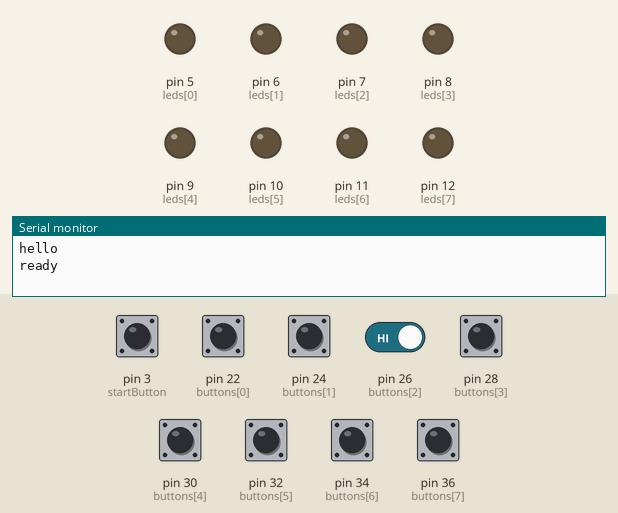
Recording of a sketch running on a simulated Arduino Mega 2560, built with avr-gcc and run on an emulated ATmega2560. On the bench: output pins drawn as LEDs (lit = HIGH), the last lines printed to the serial monitor. Inputs (shaded band) come from the test bench; at power-on: pin 3 (startButton), pin 22 (buttons[0]), pin 24 (buttons[1]), pin 26 (buttons[2]), pin 28 (buttons[3]), pin 30 (buttons[4]), pin 32 (buttons[5]), pin 34 (buttons[6]), pin 36 (buttons[7]) HIGH. Random numbers use the default seed unless the sketch sets one.

Above: at 1.2 s.
1.3 s: pin 3 (startButton) pulled LOW for 0.15 s
At 2.7 s:
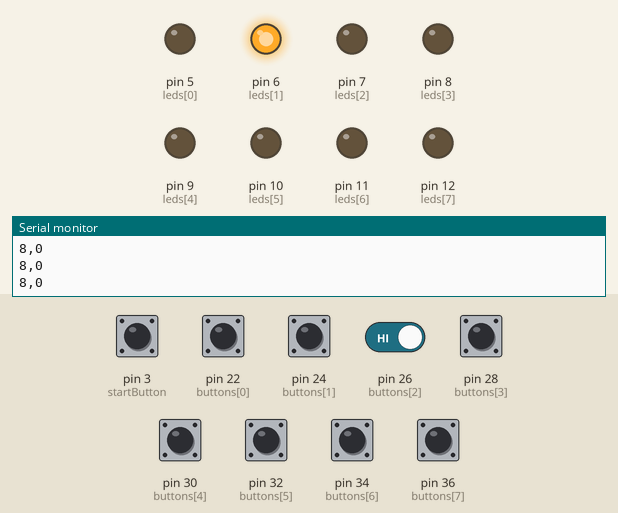
At 4.0 s:
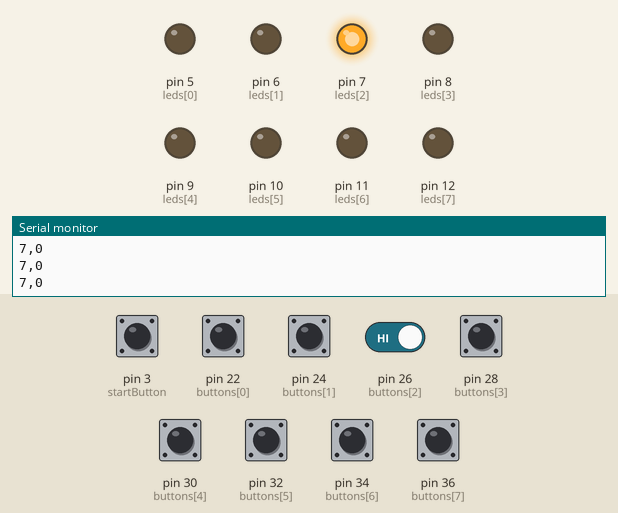
4.4 s: pin 3 (startButton) driven LOW and pin 26 (buttons[2]) driven LOW
At 5.2 s:
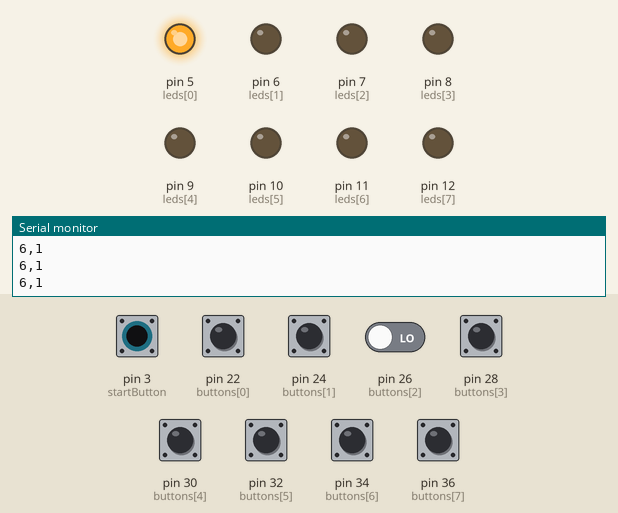
Timing chart, 0 to 11.8 s (numbered marks = the images above; inputs shaded):
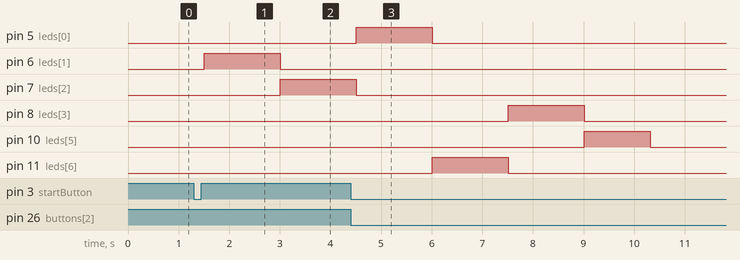

The sketch:

Chaser.ino
```cpp
#include <SevenSeg.h>
//https://www.arduino.cc/en/Tutorial/ForLoopIteration

//Timer
unsigned long Watch, _micro, time = millis();
unsigned int Clock = 0, R_clock;
boolean Reset = false, Stop = false, Paused = false;
volatile boolean timeFlag = false;


//led pins and button pins
int leds[] = {5, 6, 7, 8, 9, 10, 11, 12};
//int newled = 4;
int buttons[] =          {22, 24, 26, 28, 30, 32, 34, 36};
int buttonsState[] =     {0,  0,  0,  0,  0,  0,  0, 0};
int buttonsLastState[] = {0,  0,  0,  0,  0,  0,  0, 0};

//score
int score = 0;

//delay
unsigned long previousMillis = 0;
const long interval = 1500;

//led random
int ledState = 0;
int lastledState = 0;
int target = random(0, 8);

//start button
int startButton = 3;
int buttonPushCounter = 0;
int startButtonState = 0;
int startButtonLastState = 0;
boolean gameStarted = false;
boolean lose = false;
boolean win = false;

//int seconds =0;
unsigned long currentTime;
int previousTime = 0;
int gameTime = 10000;
int countDown;
int secondsTimer;


void setup() {
  Serial.begin(9600);
  Serial.println("hello");

  for (int i = 0; i < 8; i++) {
    pinMode(leds[i], OUTPUT);
    pinMode (buttons[i], INPUT_PULLUP);
  }
  pinMode(3, INPUT_PULLUP);
  Serial.println("ready");
//  SetTimer(10); // 30 seconds
}

void checkStartButton() {
  startButtonState = digitalRead(startButton);

  if (startButtonState != startButtonLastState) {
//    Serial.println("ready");
    if (startButtonState == LOW) {
      currentTime = millis();
      previousTime = currentTime;
      gameStarted = true;
      Serial.println("s");
      Serial.println("s");
      Serial.println("s");
    }
  }
  startButtonLastState = startButtonState;
}

void setsNewLED() {
  unsigned long currentMillis = millis();
  if (currentMillis - previousMillis >= interval) {
    previousMillis = currentMillis;

    int temp = target;
    while (temp == target) {
      target = random(0, 8);
    }

    for (int i = 0; i < 8; i++) {
      digitalWrite(leds[i], LOW);
    }
    digitalWrite(leds[target], HIGH);
  }
}

void checkButtonInput() {
  for (int i = 0; i < (sizeof(buttons) / sizeof(int)); i++) {
    buttonsState[i] = digitalRead(buttons[i]);

    if (target == i) {
      if (buttonsState[i] != buttonsLastState[i]) {
        if (buttonsState[i] == LOW) {
          score++;
          Serial.println(score);
          if (score >= 4) {
            Serial.println("w");
            Serial.println("w");
            Serial.println("w");
            resetGame();
            gameStarted = false;
          }
        }
      }
    }
    buttonsLastState[i] = buttonsState[i];
  }
}

void resetGame() {
  for (int i = 0; i < (sizeof(buttonsState) / sizeof(int)); i++) {
    buttonsState[i] = 0;
    buttonsLastState[i] = 0;
    digitalWrite(leds[i], LOW);
  }
  currentTime = millis();
  previousTime = currentTime;
  Serial.println("r");
  Serial.println("r");
  Serial.println("r");
  score = 0;
}

void loop() {
  //check to see if start button is pushed - if it is pushed, turn game start on.
  if (!gameStarted) {
    checkStartButton();
  } else {
    //if the game is running:
    setsNewLED();
    checkButtonInput();
    timer(); // run the timer
    if((score<4)&&(secondsTimer>0)){
      Serial.print(secondsTimer);
      Serial.print(",");
      Serial.println(score);
    }else{
      Serial.println("l");
      Serial.println("l");
      Serial.println("l");
      gameStarted = false;
//      delay(6000);
      resetGame();
    }

//    if (Stop == true) {
//      Serial.println("o");
//      resetGame();
//      gameStarted = false;
//      ResetTimer();
//    }
  }
}


void timer(){
  currentTime = millis();
  if (currentTime - previousTime >= gameTime) {
    previousTime = currentTime;

  }
  countDown = gameTime - (currentTime - previousTime);
  secondsTimer = ceil(countDown/1000);
    //Serial.println(secondsTimer);

}


//Timer
boolean CountDownTimer()
{
  static unsigned long duration = 1000; // 1 second
  timeFlag = false;

  if (!Stop && !Paused) // if not Stopped or Paused, run timer
  {
    // check the time difference and see if 1 second has elapsed
    if ((_micro = millis()) - time > duration )
    {
      Clock--;
      timeFlag = true;
      Serial.println(Clock);
      if (Clock == 0) // check to see if the clock is 0
        Stop = true; // If so, stop the timer

      _micro < time ? time = _micro : time += duration;
    }
  }
  return !Stop; // return the state of the timer
}


void ResetTimer() {
  SetTimer(R_clock);
  Stop = false;
}

void StartTimer() {
  Watch = millis(); // get the initial milliseconds at the start of the timer
//  Serial.println(micros());
  Stop = false;
  Paused = false;
}

void StopTimer() {
  Stop = true;
}

void StopTimerAt(unsigned int seconds) {
  if (TimeCheck(seconds) )
    Stop = true;
}

void SetTimer(unsigned int seconds) {
  // StartTimer(seconds / 3600, (seconds / 3600) / 60, seconds % 60);
  Clock = seconds;
  R_clock = Clock;
  Stop = false;
}

int ShowSeconds() {
  return Clock % 60;
}

boolean TimeHasChanged() {
  return timeFlag;
}

// output true if timer equals requested time
boolean TimeCheck(unsigned int seconds) {
  return (seconds == ShowSeconds());
}
```

Measured:
- after the input at 1.3 s, pin 6 (leds[1]): LOW → HIGH after 0.20 s, → LOW 1.5 s later; pin 7 (leds[2]): LOW → HIGH after 1.7 s
